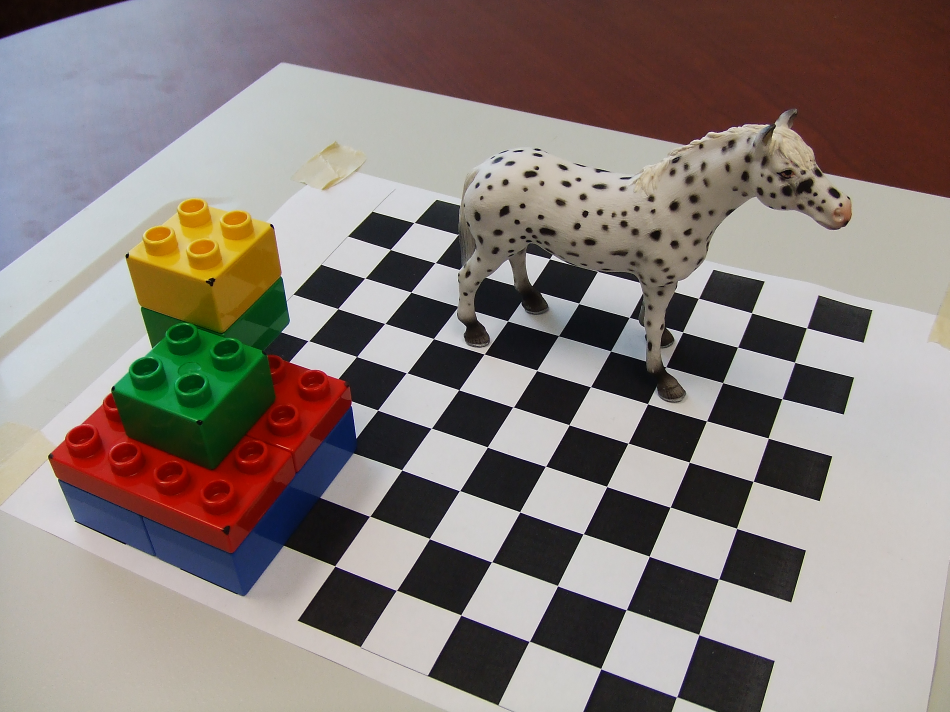
%> input picture HW3/data/DSCF4177.jpg, 2848 x 2136 px (shown at 1/3 size); its folder holds 4 pictures in this run
$ octave makeimagedata.m   (GNU Octave 9; MATLAB toolbox functions it lacks are replaced by stand-ins)
%> lines starting %> are read from the running program, lines starting %| are printed output that depends on the picture; in (x1, y1, x2, y2) boxes, pixels count from 0 and x2, y2 are one past the last pixel; in counts of white or black regions, pixels touching at a corner belong together; the program's own positions count from 1
### HW3/part0/load_all_imgs_mat.m
function [originals, masks] = load_all_imgs_mat(imgpath, suffix)
%> called with imgpath = 'data/', suffix = 'jpg'

    filepath = strcat(imgpath, '*', suffix);
    imgfiles = dir(filepath);

    numfiles = length(imgfiles);
    originals = [];
    masks = [];

    for k=1:numfiles/2
        % for images
        idx = k *2 - 1;
        filename = strcat(imgpath, imgfiles(idx).name);
        disp(filename);
        single = im2double(rgb2gray(imread(filename)));
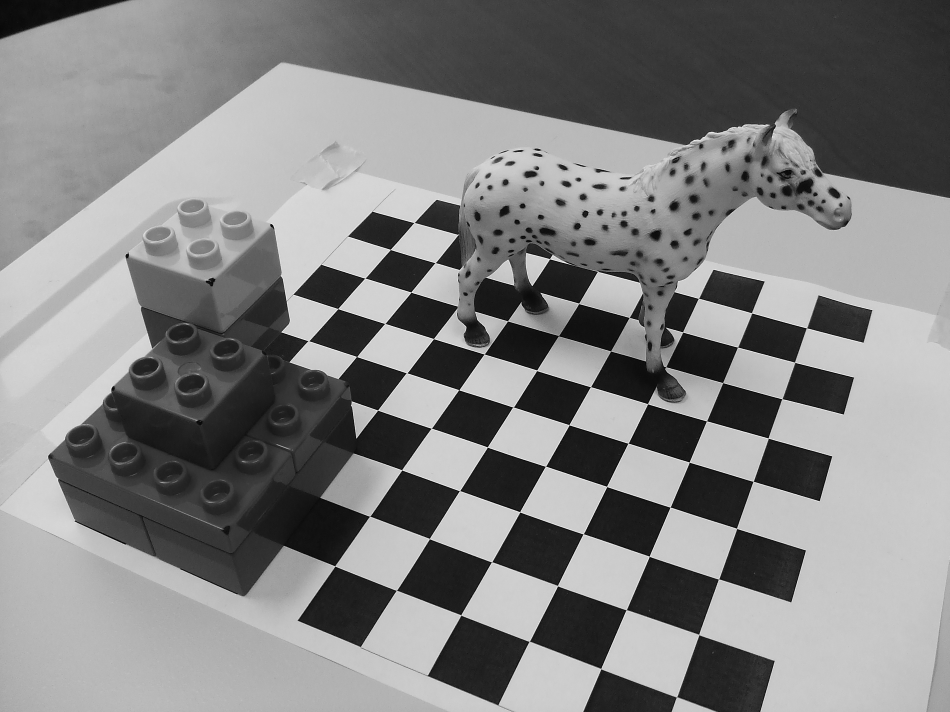
%> single: size 2136x2848 double (shown at 1/3 size); min 0, max 1, mean 0.51
        single = reshape(single, [1, size(single)]);
        originals = [originals; single];

        % for masks
        idx = idx + 1;
        filename = strcat(imgpath, imgfiles(idx).name);
        single = im2bw(rgb2gray(imread(filename)));
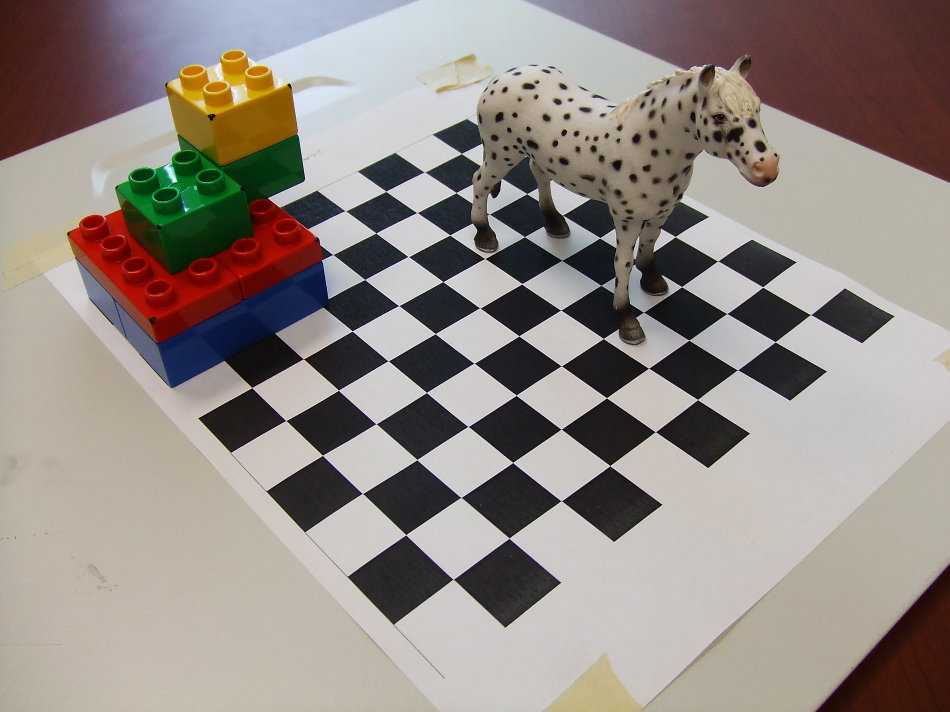
%> input picture HW3/data/DSCF4178.jpg, 2848 x 2136 px (shown at 1/3 size)
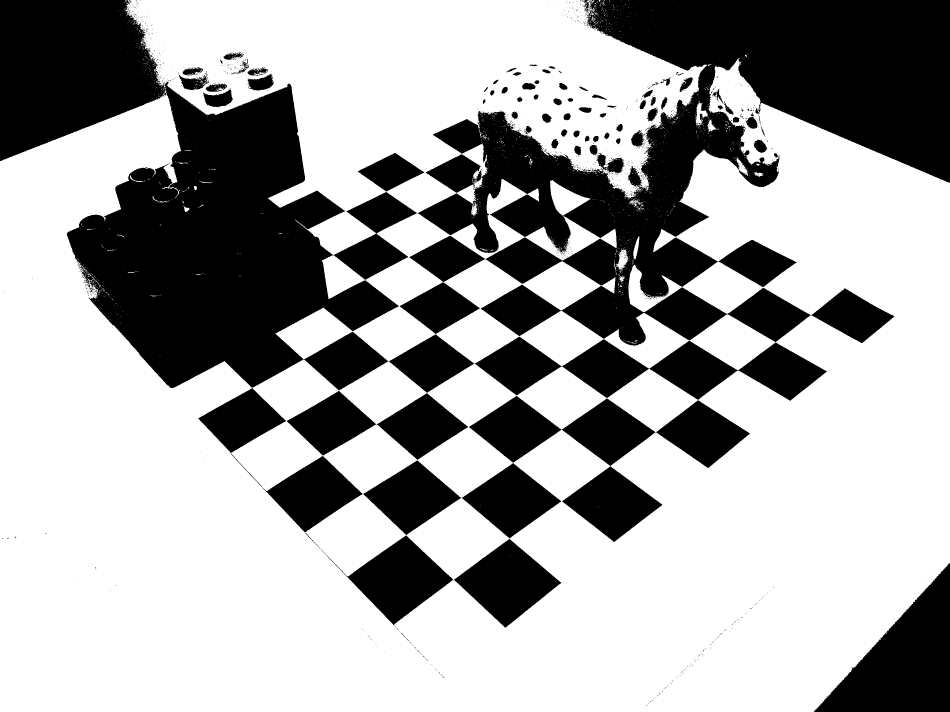
%> single: size 2136x2848 logical (shown at 1/3 size); 65.4% white; 1397 black regions (1294 under 20 px), largest, box (x1, y1, x2, y2) and area: (1228, 0, 2848, 1037) 739127, (0, 0, 1197, 1164) 648086, (2441, 1690, 2848, 2136) 90709
        disp(filename);
        single = reshape(single, [1, size(single)]);
        masks = [masks; single];
    end
%> pass 2 of the loop in load_all_imgs_mat, `for k=1:numfiles/2`:
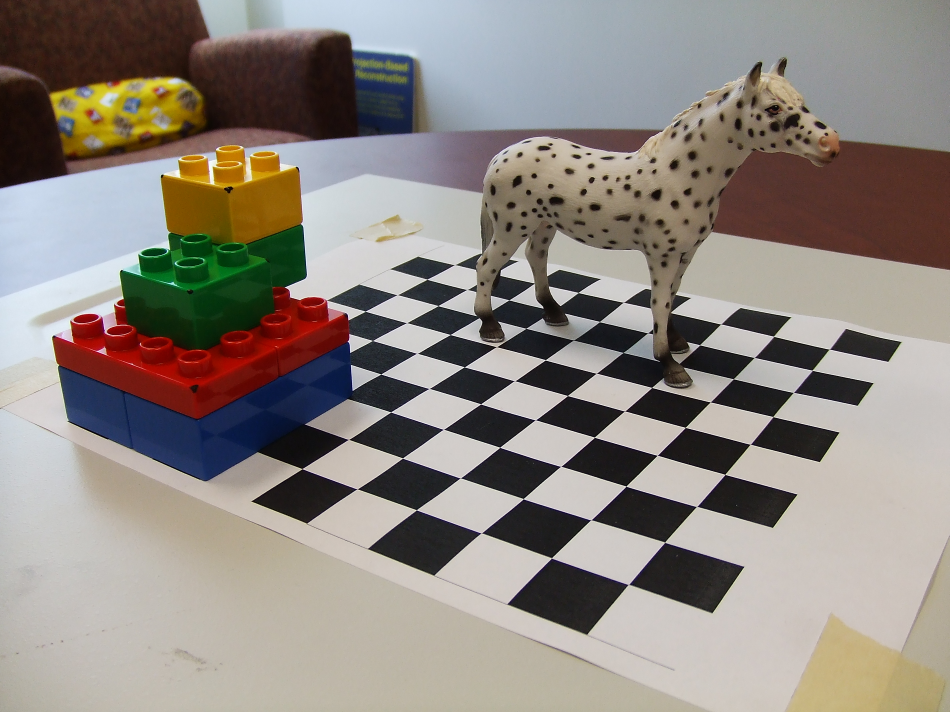
%> input picture HW3/data/DSCF4179.jpg, 2848 x 2136 px (shown at 1/3 size)
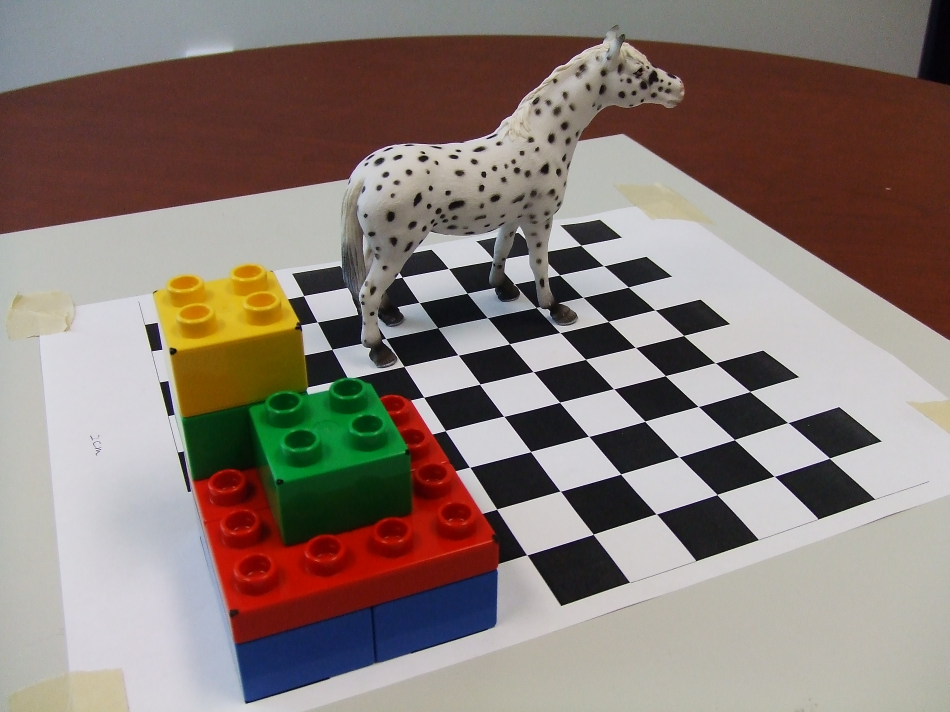
%> input picture HW3/data/DSCF4180.jpg, 2848 x 2136 px (shown at 1/3 size)
%> in load_all_imgs_mat, `single = im2bw(rgb2gray(imread(filename)));`:
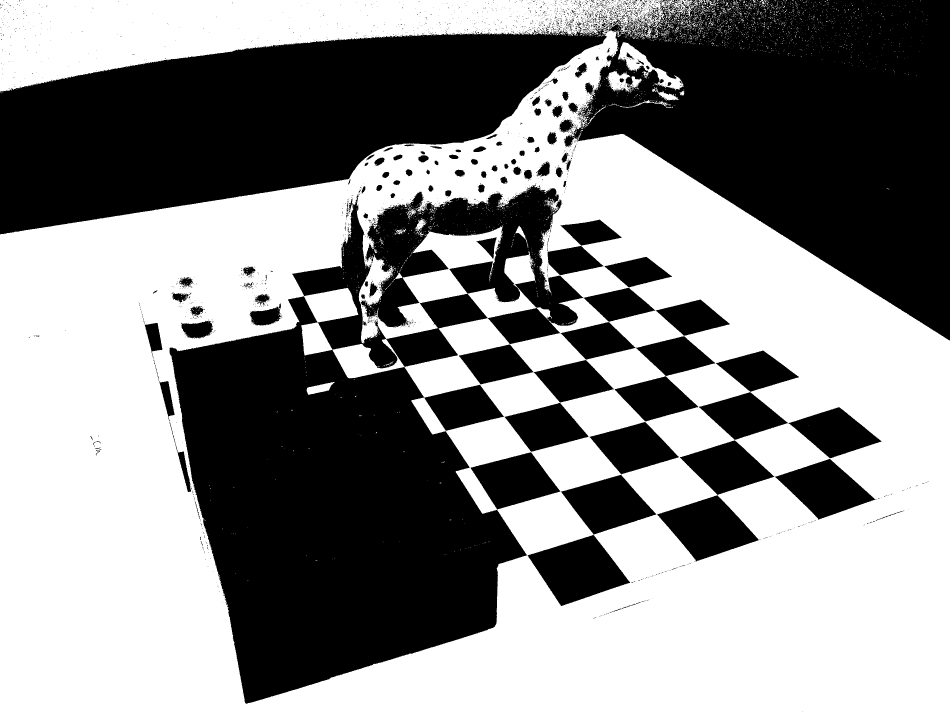
%> single: size 2136x2848 logical (shown at 1/3 size); 54.2% white; 2916 black regions (2731 under 20 px), largest, box (x1, y1, x2, y2) and area: (0, 0, 2848, 1021) 1336610, (508, 889, 1681, 2111) 807485, (1083, 555, 1750, 1032) 139543

    masks = logical(masks);

    clear single
end

### HW3/part0/makeimagedata.m
addpath('part0/');
[originals, masks] = load_all_imgs_mat('data/', 'jpg');

save('part0/savedoriginals.mat','originals');
save('part0/savedmasks.mat','masks');
